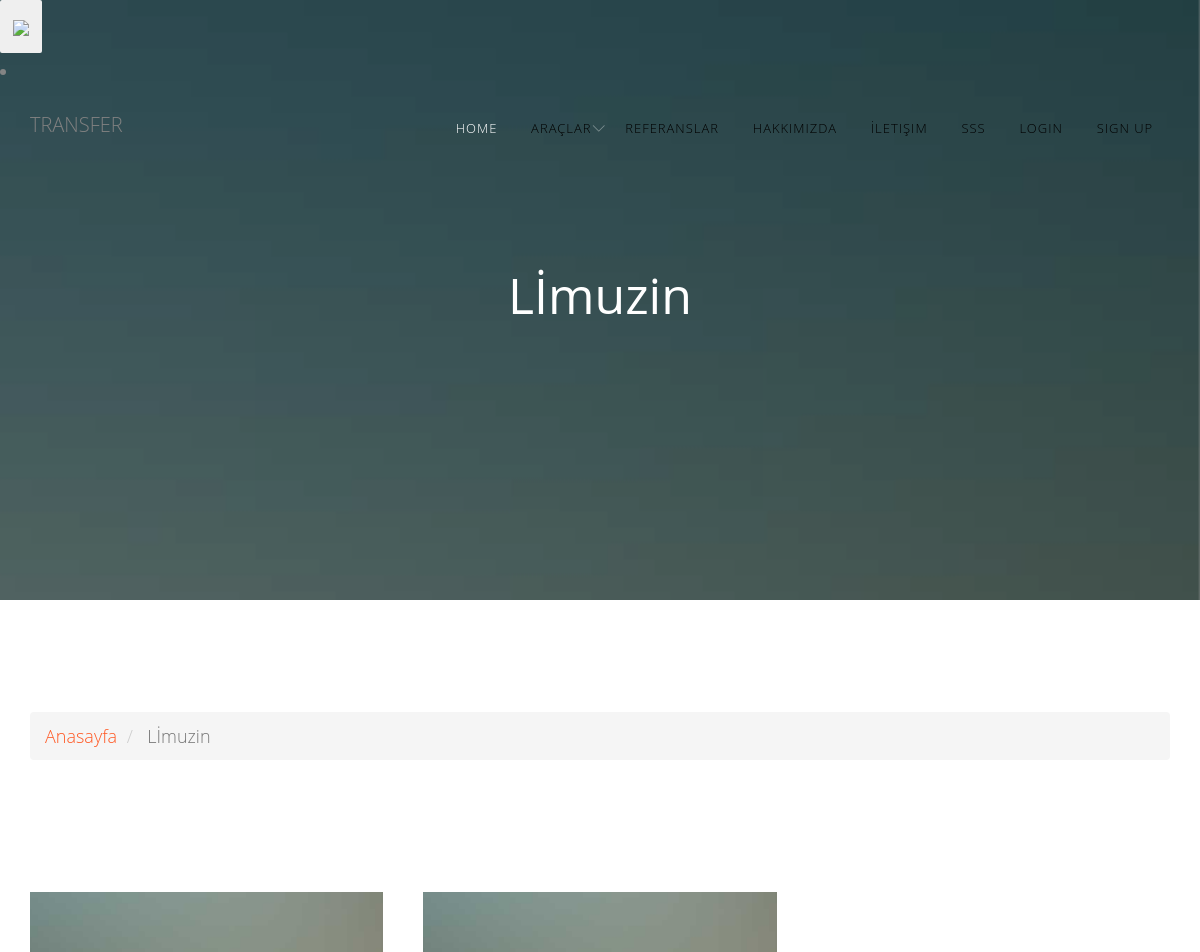
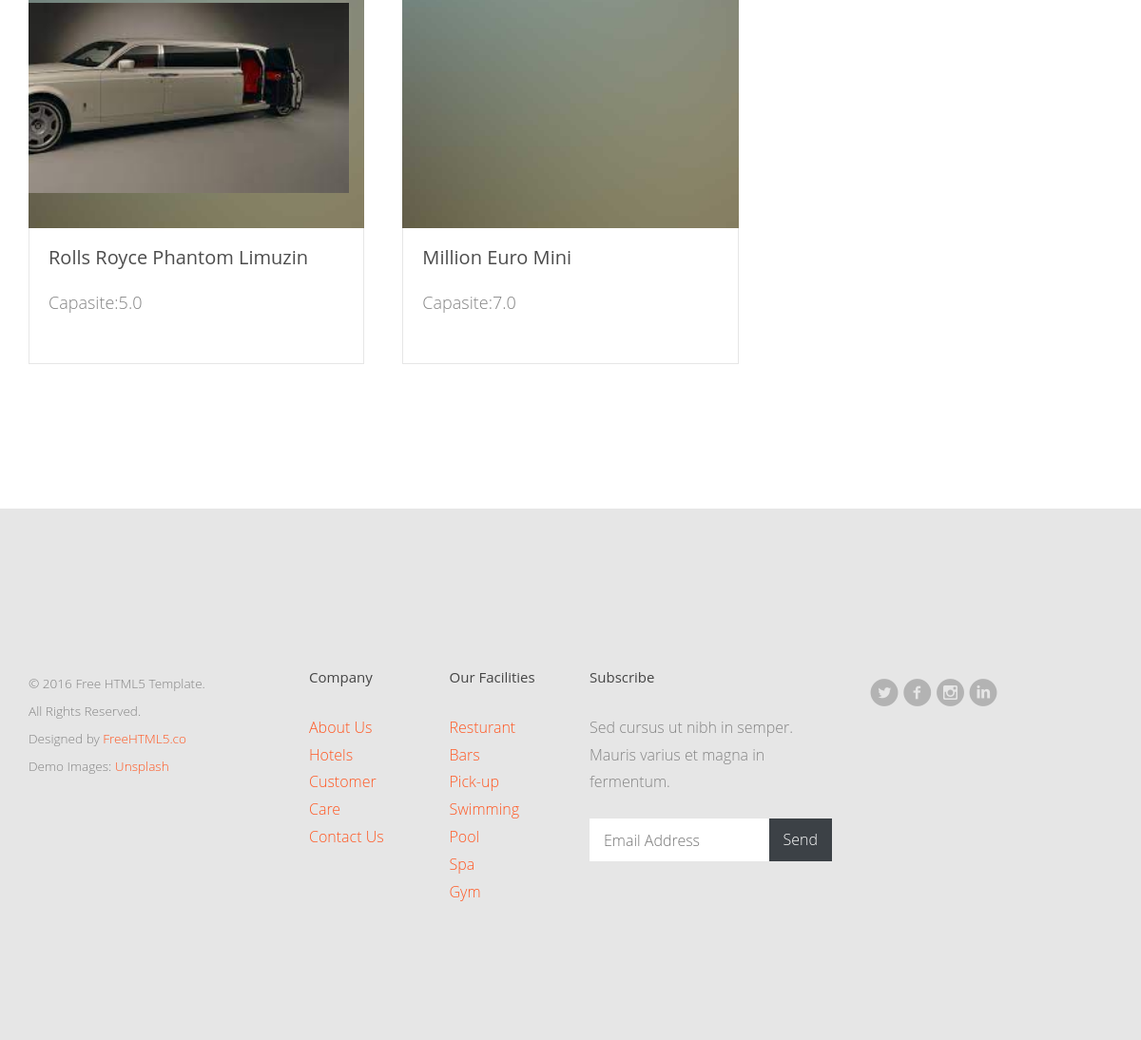
The page /category/1/limuzin/ on the database its author committed (2 pictures, top to bottom).
### transfer/models.py (models this page shows, shortened)
class Category(MPTTModel):
    STATUS = (
        ('True', 'Evet'),
        ('False', 'Hayır'),
    )
    title = models.CharField(max_length=100)
    keywords = models.CharField(max_length=255)
    description = models.CharField(max_length=255)
    image = models.ImageField(blank=True, upload_to='images/')
    status = models.CharField(max_length=10, choices=STATUS)
    slug = models.SlugField(null=False, unique=True)
    parent = TreeForeignKey('self', blank=True, null=True, related_name='children', on_delete=models.CASCADE)
    create_at = models.DateTimeField(auto_now_add=True)
    update_at = models.DateTimeField(auto_now=True)
    class MPTTMeta:
        order_insertion_by = ['title']
    def image_tag(self):
        return mark_safe('<img src="{}" height="50"/>'.format(self.image.url))
    image_tag.short_description = 'Image'

class Transfer(models.Model):
    STATUS = (
        ('True', 'Evet'),
        ('False', 'Hayır'),
    )
    category = models.ForeignKey(Category, on_delete=models.CASCADE)
    title = models.CharField(max_length=150)
    keywords = models.CharField(max_length=255)
    description = models.CharField(max_length=255)
    image = models.ImageField(blank=True, upload_to='images/')
    base_price = models.FloatField()
    km_price = models.FloatField()
    capasity = models.FloatField()
    detail = RichTextUploadingField()
    status = models.CharField(max_length=10, choices=STATUS)
    slug = models.SlugField(null=False, unique=True)
    create_at = models.DateTimeField(auto_now_add=True)
    update_at = models.DateTimeField(auto_now=True)
    def image_tag(self):
        return mark_safe('<img src="{}" height="50"/>'.format(self.image.url))
    image_tag.short_description = 'Image'

### home/views.py (the view)
# urls.py: path('category/<int:id>/<slug:slug>/', views.category_transfers, name='category_transfers'),
def category_transfers(request,id,slug):
    category = Category.objects.all()
    categorydata = Category.objects.get(pk=id)
    transfers =Transfer.objects.filter(category_id=id,  status='True')
    context = { 'category': category,
                'transfers': transfers,
                'categorydata':categorydata,
                }
    return render(request, 'transfers.html', context)

### home/templates/transfers.html (shortened to what this page needs)
{% extends "homebase.html" %}
{% block content %}
	<div class="fh5co-parallax" style="background-image: url(images/slider1.jpg);" data-stellar-background-ratio="0.5">
		<div class="overlay"></div>
		<div class="container">
			<div class="row">
				<div class="col-md-12 col-md-offset-0 col-sm-12 col-sm-offset-0 col-xs-12 col-xs-offset-0 text-center fh5co-table">
					<div class="fh5co-intro fh5co-table-cell">
						<h1 class="text-center">{{ categorydata.title }}</h1>
						</div>
				</div>
			</div>
		</div>
	</div>
	<div id="fh5co-contact-section">
		<div id="breadcrumb">
    <div class="container">
        <ul class="breadcrumb">
            <li><a href="/home">Anasayfa </a> </li>
              <li class="active"> {{ categorydata.title }} </li>
        </ul>
		<div id="fh5co-hotel-section">
			<div class="row">
		{% for rs in transfers %}
				<div class="col-md-4">
					<div class="hotel-content">
						<div class="hotel-grid" style="background-image: url(images/image-1.jpg)">
							<div class="price"><small>Ana fiyat</small><span>${{rs.base_price}}</span>
							<img src="{{ rs.image.url}}" style="height: 200px"></div>
						</div>
						<div class="desc">
							<h3><a href="/transfer/{{rs.id}}/{{rs.slug}}" >{{rs.title}}</a></h3>
							<p>Capasite:{{rs.capasity}}</p>
						</div>
					</div>
				</div>
		{% endfor %}
    </div>
</div>
</div>
{% endblock %}

### home/templates/homebase.html (shortened to what this page needs)
<!DOCTYPE html>
<html lang="en">
 <html class="no-js">
<head>
	{% load static %}
	<link rel="stylesheet" href="{% static 'css/superfish.css' %}">
	<link rel="stylesheet" href="{% static 'css/bootstrap-datepicker.min.css' %}">
	<link rel="stylesheet" href="{% static 'css/cs-select.css' %}">
	<link rel="stylesheet" href="{% static 'css/cs-skin-border.css' %}">
	<link rel="stylesheet" href="{% static 'css/themify-icons.css' %}">
	<link rel="stylesheet" href="{% static 'css/flaticon.css' %}">
	<link rel="stylesheet" href="{% static 'css/icomoon.css' %}">
	<link rel="stylesheet" href="{% static 'css/flexslider.css' %}">
	<link rel="stylesheet" href="{% static 'css/style.css' %}">
    <link rel="stylesheet" href="https://ajax.googleapis.com/ajax/libs/jqueryui/1.11.4/themes/smoothness/jquery-ui.css">
</head>
    {% include 'header.html' %}
    {% block content %} {% endblock %}
    {% include 'footer.html' %}
<body>
</body>
</html>

### home/templates/header.html (shortened to what this page needs)
{% load static %}
	<div id="fh5co-wrapper">
	<div id="fh5co-page">
	<div id="fh5co-header">
  <button type="button" data-toggle="collapse" data-target="#search" class="btn btn-outline-secondary navbar-toggler"><span class="sr-only">Toggle search</span>
	  			<i class="fa fa-search">
					<img src="\uploads\images\search.jpg" style="height:20px">
				</i>
  </button>
                                        {% load mptt_tags %}
	<li id="fh5co-header-section">
			<div class="container">
				<div class="nav-header">
					<h1 id="fh5co-logo"><a style="color: grey" href="/home">Transfer</a></h1>
					<nav id="fh5co-menu-wrap" role="navigation">
						<ul class="sf-menu" id="fh5co-primary-menu">
							<li><a style="color: black" class="active" href="/home">Home</a></li>
							<li>
								{% load mptt_tags %}
								<a style="color: black" class="fh5co-sub-ddown" >ARAÇLAR</a>
								{% recursetree category %}
									</li>
								{% endrecursetree %}
							</ul>
							</li>
							<li><a style="color: black" href="/referanslarımız">Referanslar</a></li>
							<li><a style="color: black" href="/hakkımızda">Hakkımızda</a></li>
							<li><a style="color: black" href="/iletisim">İletişim</a></li>
                            <li><a style="color: black" href="/sss">SSS</a></li>
							<li>
                            {% if user.id is not None %}
                            <a  style="color: black" href="">{{ user.first_name }} <span class="" aria-hidden="true"></span></a>
                            <ul>
                                <li>
                                    <a class="dropdown-item" href=""> <img class="img-profile rounded-circle" src="{{ user.userprofile.image.url }}" style="max-width: 60px">
                                        <br>
                                    </a>
                                </li>
                                <li>
                                    <a style="color: black" href="/user/" class="dropdown-item" >
                                        <i class="fas fa-sign-out-alt fa-sm fa-fw mr-2 text-gray-400">My account</i>
                                    </a>
                                </li>
								<li>
                                    <a style="color: black" href="/contact" class="dropdown-item" >
                                        <i class="fas fa-sign-out-alt fa-sm fa-fw mr-2 text-gray-400">My message</i>
                                    </a>
                                </li>
                                <li>
                                    <a style="color: black" href="" class="dropdown-item" >
                                        <i class="fas fa-sign-out-alt fa-sm fa-fw mr-2 text-gray-400"> My rezervation</i>
                                    </a>
                                </li>
                                <li>
                                        <a style="color: black" href="/logout/" class="dropdown-item" >
                                            <i class="fas fa-sign-out-alt fa-sm fa-fw mr-2 text-gray-400">Logout</i>
                                        </a>
                                </li>
                            </ul>
                        </li>
  {% else %}
                            <li><a style="color: black" href="/login/">Login</a></li>
                            <li><a  style="color: black" href="/signup/">Sign up</a></li>
{% endif %}
				</div>
		</div>

### home/templates/footer.html (shortened to what this page needs)
<footer id="footer" class="fh5co-bg-color">
		<div class="container">
			<div class="row">
				<div class="col-md-3">
					<div class="copyright">
						<p><small>&copy; 2016 Free HTML5 Template. <br> All Rights Reserved. <br>
						Designed by <a href="http://freehtml5.co" target="_blank">FreeHTML5.co</a> <br> Demo Images: <a href="http://unsplash.com/" target="_blank">Unsplash</a></small></p>
					</div>
				</div>
				<div class="col-md-6">
					<div class="row">
						<div class="col-md-3">
							<h3>Company</h3>
							<ul class="link">
								<li><a href="#">About Us</a></li>
								<li><a href="#">Hotels</a></li>
								<li><a href="#">Customer Care</a></li>
								<li><a href="#">Contact Us</a></li>
							</ul>
						</div>
						<div class="col-md-3">
							<h3>Our Facilities</h3>
							<ul class="link">
								<li><a href="#">Resturant</a></li>
								<li><a href="#">Bars</a></li>
								<li><a href="#">Pick-up</a></li>
								<li><a href="#">Swimming Pool</a></li>
								<li><a href="#">Spa</a></li>
								<li><a href="#">Gym</a></li>
							</ul>
						</div>
						<div class="col-md-6">
							<h3>Subscribe</h3>
							<p>Sed cursus ut nibh in semper. Mauris varius et magna in fermentum. </p>
							<form action="#" id="form-subscribe">
								<div class="form-field">
									<input type="email" placeholder="Email Address" id="email">
									<input type="submit" id="submit" value="Send">
								</div>
							</form>
						</div>
					</div>
				</div>
				<div class="col-md-3">
					<ul class="social-icons">
						<li>
							<a href="#"><i class="icon-twitter-with-circle"></i></a>
							<a href="#"><i class="icon-facebook-with-circle"></i></a>
							<a href="#"><i class="icon-instagram-with-circle"></i></a>
							<a href="#"><i class="icon-linkedin-with-circle"></i></a>
						</li>
					</ul>
				</div>
			</div>
		</div>
	</footer>
</div>
	</div>
{% load static %}

### home/static/css/superfish.css (style rules this page uses)
.sf-menu, .sf-menu * { margin: 0; padding: 0; list-style: none; }
.sf-menu li { position: relative; }
.sf-menu > li { float: left; }
.sf-menu a { display: block; position: relative; }
.sf-menu { float: left; margin-bottom: 1em; }
.sf-menu a { border-left: 1px solid #fff; border-top: 1px solid #dFeEFF; border-top: 1px solid rgba(255,255,255,.5); padding: .75em 1em; text-decoration: none; zoom: 1; }
.sf-menu a { color: #13a; }
.sf-menu li { background: #BDD2FF; white-space: nowrap; *white-space: normal; -webkit-transition: background .2s; transition: background .2s; }
.sf-arrows .sf-with-ul { padding-right: 2.5em; *padding-right: 1em; }
.sf-arrows .sf-with-ul:after { content: ''; position: absolute; top: 50%; right: 1em; margin-top: -3px; height: 0; width: 0; border: 5px solid transparent; border-top-color: #dFeEFF; border-top-color: rgba(255,255,255,.5); }

### home/static/css/icomoon.css (style rules this page uses)
[class^="icon-"], [class*=" icon-"] { font-family: 'icomoon'; speak: none; font-style: normal; font-weight: normal; font-variant: normal; text-transform: none; line-height: 1; -webkit-font-smoothing: antialiased; -moz-osx-font-smoothing: grayscale; }
.icon-facebook-with-circle:before { content: "\ea66"; }
.icon-instagram-with-circle:before { content: "\ea6e"; }
.icon-linkedin-with-circle:before { content: "\ea72"; }
.icon-twitter-with-circle:before { content: "\ea7b"; }

### rows shown on the page
Category: title "Lİmuzin"
Transfer: image (picture), title "Rolls Royce Phantom Limuzin", capasity "5.0"
Transfer: title "Million Euro Mini", capasity "7.0"
